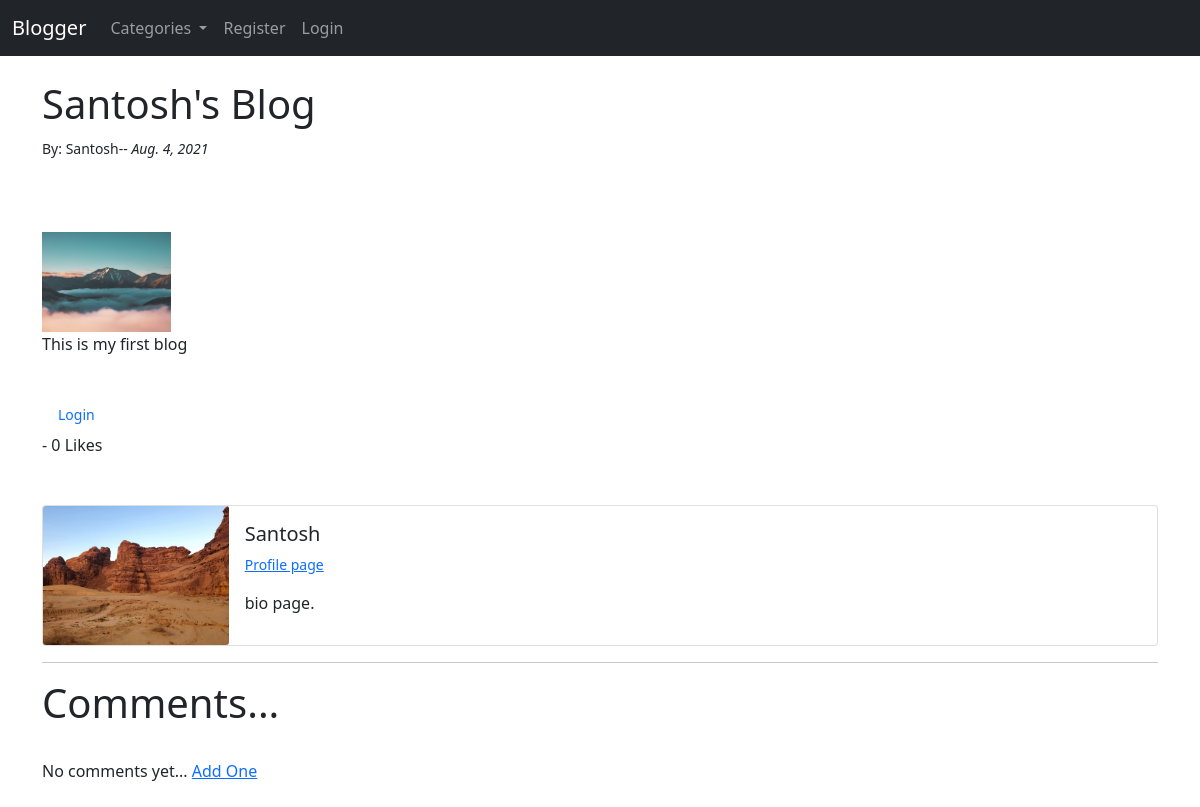
Page /article/22 on the committed database.
### theblog/models.py (models this page shows, shortened)
class Post(models.Model):
    title = models.CharField(max_length=255)
    title_tag = models.CharField(max_length=255)
    header_image=models.ImageField(null=True,blank=True,upload_to="images/")
    author = models.ForeignKey(User,on_delete=models.CASCADE)
    body= RichTextField(blank=True,null=True)
    category=models.CharField(max_length=255,default='coding')
    snippet=models.CharField(max_length=255)
    post_date=models.DateField(auto_now_add=True)
    likes = models.ManyToManyField(User,related_name='blog_post')
    def total_likes(self):
        return self.likes.count()

class Profile(models.Model):
    user=models.OneToOneField(User,null=True,on_delete=models.CASCADE)
    bio=models.TextField()
    profile_pic=models.ImageField(null=True,blank=True,upload_to="images/profile")
    twitter_url = models.CharField(max_length=255,null=True,blank=True)
    fb_url = models.CharField(max_length=255,null=True,blank=True)
    instagram_url = models.CharField(max_length=255,null=True,blank=True)
    website_url = models.CharField(max_length=255,null=True,blank=True)
    pinterest_url = models.CharField(max_length=255,null=True,blank=True)

### theblog/views.py (the view)
# urls.py: path('article/<int:pk>',ArticleDetailView.as_view(),name="article-detail"),
class ArticleDetailView(DetailView):
    model=Post
    template_name='article_detail.html'
    def get_context_data(self, *args,**kwargs):
        category_menu= Category.objects.all()
        post_likes= get_object_or_404(Post,id=self.kwargs['pk'])
        liked=False
        if post_likes.likes.filter(id=self.request.user.id).exists():
            liked=True
        total_likes= post_likes.total_likes()
        context= super(ArticleDetailView,self).get_context_data(*args,**kwargs)
        context['category_menu']=category_menu
        context['total_likes']=total_likes
        context['liked']=liked
        return context

### theblog/models.py (called while the page is built)
    def __str__(self):
        return self.name

### theblog/templates/article_detail.html (shortened to what this page needs)
{%extends 'base.html'%}
{% load static%}
{% block content %}
<h1>{{post.title}}</h1>
<small>By:
     {{post.author}}--
     <i>{{post.post_date}}</i>
</small>
<br><br><br>
{% if post.header_image %}
<br>
<img src='{{post.header_image.url}}' style="height:100px;width:fit-content"/>
{% endif%}
{{post.body|safe}}
<br>
<form method="POST" action="{% url 'like-post' post.pk %}">
  {% if request.user.is_authenticated%}
  {% if liked == False%}
  <button type="submit" class="btn btn-warning btn-sm" name="post-id" value="{{post.id}}">Like</button>
  {%else%}
  <br>
    <button type="submit" class="btn btn-danger btn-sm" name="post-id" value="{{post.id}}">Unlike</button>
    {% endif %}
    {%else %}
    <small> <a class="nav-link"href="{%url 'login'%}">Login </a></small>
    {% endif%}
    -    {{total_likes}} Likes
</form>
<br><br>
<div class="card mb-3">
    <div class="row g-0">
      <div class="col-md-2">
       {% if post.author.profile.profile_pic%}
            <img src="{{post.author.profile.profile_pic.url}}"   class="card-img" alt="profile_uploaded_pic">
        {%else %}
            <img src="{% static 'theblog/images/logo.png'%}"   class="card-img" alt="profile_pic">
        {% endif%}
      </div>
      <div class="col-md-10">
        <div class="card-body">
          <h5 class="card-title">{{post.author}}</h5>
          <p class="small text-muted">
            {% if post.author.profile%}
            <a href="{% url 'show_profile_page' post.author.profile.id %}">Profile page</a>
            </p>
          <p class="card-text">{{post.author.profile.bio}}.</p>
          {% endif%}
        </div>
      </div>
    </div>
  </div>
  <hr>
  <h1>Comments...</h1>
  <br>
  {% if not post.comments.all %}
    No comments yet... <a href="{% url 'add_comment' post.id%}">Add One</a>
    {% endif %}
    <br><br>
{% endblock %}

### rows in the picture
Post: title "Santosh's Blog", author "Santosh", post_date "Aug. 4, 2021", header_image (picture), body "This is my first blog", author.profile.profile_pic (picture), author.profile.bio "bio page"

### other values in the picture
{{ total_likes }} "0"
